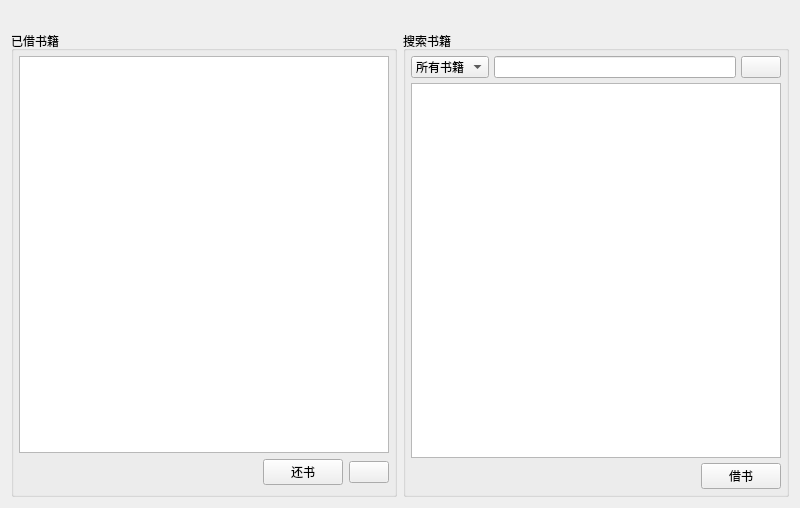
<?xml version="1.0" encoding="UTF-8"?>
<ui version="4.0">
 <class>User</class>
 <widget class="QWidget" name="User">
  <property name="geometry">
   <rect>
    <x>0</x>
    <y>0</y>
    <width>800</width>
    <height>508</height>
   </rect>
  </property>
  <property name="windowTitle">
   <string>LMS</string>
  </property>
  <property name="windowIcon">
   <iconset>
    <normaloff>:/iconwindow.png</normaloff>:/iconwindow.png</iconset>
  </property>
  <property name="autoFillBackground">
   <bool>true</bool>
  </property>
  <layout class="QVBoxLayout" name="verticalLayout_3">
   <item>
    <layout class="QHBoxLayout" name="horizontalLayout_5">
     <item>
      <spacer name="horizontalSpacer_2">
       <property name="orientation">
        <enum>Qt::Horizontal</enum>
       </property>
       <property name="sizeHint" stdset="0">
        <size>
         <width>40</width>
         <height>20</height>
        </size>
       </property>
      </spacer>
     </item>
     <item>
      <layout class="QHBoxLayout" name="horizontalLayout_2"/>
     </item>
    </layout>
   </item>
   <item>
    <layout class="QHBoxLayout" name="horizontalLayout_4" stretch="0,0">
     <item>
      <widget class="QGroupBox" name="groupBox">
       <property name="minimumSize">
        <size>
         <width>200</width>
         <height>0</height>
        </size>
       </property>
       <property name="maximumSize">
        <size>
         <width>16777215</width>
         <height>16777215</height>
        </size>
       </property>
       <property name="title">
        <string>已借书籍</string>
       </property>
       <layout class="QVBoxLayout" name="verticalLayout">
        <property name="leftMargin">
         <number>5</number>
        </property>
        <property name="topMargin">
         <number>5</number>
        </property>
        <property name="rightMargin">
         <number>5</number>
        </property>
        <item>
         <widget class="QTableView" name="tableView_borrowed_books">
          <property name="minimumSize">
           <size>
            <width>0</width>
            <height>0</height>
           </size>
          </property>
          <property name="maximumSize">
           <size>
            <width>16777215</width>
            <height>16777215</height>
           </size>
          </property>
          <property name="selectionMode">
           <enum>QAbstractItemView::SingleSelection</enum>
          </property>
          <property name="selectionBehavior">
           <enum>QAbstractItemView::SelectRows</enum>
          </property>
          <property name="cornerButtonEnabled">
           <bool>false</bool>
          </property>
         </widget>
        </item>
        <item>
         <layout class="QHBoxLayout" name="horizontalLayout">
          <item>
           <spacer name="horizontalSpacer">
            <property name="orientation">
             <enum>Qt::Horizontal</enum>
            </property>
            <property name="sizeHint" stdset="0">
             <size>
              <width>40</width>
              <height>20</height>
             </size>
            </property>
           </spacer>
          </item>
          <item>
           <widget class="QPushButton" name="pushButton_return_book">
            <property name="text">
             <string>还书</string>
            </property>
            <property name="icon">
             <iconset resource="../src.qrc">
              <normaloff>:/images/return.png</normaloff>:/images/return.png</iconset>
            </property>
            <property name="iconSize">
             <size>
              <width>20</width>
              <height>20</height>
             </size>
            </property>
           </widget>
          </item>
          <item>
           <widget class="QPushButton" name="pushButton_refresh">
            <property name="toolTip">
             <string>Refresh</string>
            </property>
            <property name="text">
             <string/>
            </property>
            <property name="icon">
             <iconset resource="../src.qrc">
              <normaloff>:/images/refresh.png</normaloff>:/images/refresh.png</iconset>
            </property>
            <property name="iconSize">
             <size>
              <width>20</width>
              <height>20</height>
             </size>
            </property>
           </widget>
          </item>
         </layout>
        </item>
       </layout>
      </widget>
     </item>
     <item>
      <widget class="QGroupBox" name="groupBox_2">
       <property name="title">
        <string>搜索书籍</string>
       </property>
       <layout class="QVBoxLayout" name="verticalLayout_2">
        <property name="spacing">
         <number>5</number>
        </property>
        <property name="leftMargin">
         <number>5</number>
        </property>
        <property name="topMargin">
         <number>5</number>
        </property>
        <property name="rightMargin">
         <number>5</number>
        </property>
        <property name="bottomMargin">
         <number>5</number>
        </property>
        <item>
         <layout class="QHBoxLayout" name="horizontalLayout_3" stretch="0,1,0">
          <item>
           <widget class="QComboBox" name="comboBox">
            <property name="sizePolicy">
             <sizepolicy hsizetype="Preferred" vsizetype="Preferred">
              <horstretch>0</horstretch>
              <verstretch>0</verstretch>
             </sizepolicy>
            </property>
            <property name="toolTip">
             <string>Search by</string>
            </property>
            <item>
             <property name="text">
              <string>所有书籍</string>
             </property>
            </item>
            <item>
             <property name="text">
              <string>标题</string>
             </property>
            </item>
            <item>
             <property name="text">
              <string>作者</string>
             </property>
            </item>
            <item>
             <property name="text">
              <string>出版社</string>
             </property>
            </item>
            <item>
             <property name="text">
              <string>年份</string>
             </property>
            </item>
            <item>
             <property name="text">
              <string>ISBN</string>
             </property>
            </item>
           </widget>
          </item>
          <item>
           <widget class="QLineEdit" name="lineEdit_search_book">
            <property name="sizePolicy">
             <sizepolicy hsizetype="Preferred" vsizetype="Preferred">
              <horstretch>0</horstretch>
              <verstretch>0</verstretch>
             </sizepolicy>
            </property>
           </widget>
          </item>
          <item>
           <widget class="QPushButton" name="pushButton_search_book">
            <property name="sizePolicy">
             <sizepolicy hsizetype="Preferred" vsizetype="Preferred">
              <horstretch>0</horstretch>
              <verstretch>0</verstretch>
             </sizepolicy>
            </property>
            <property name="toolTip">
             <string>Search</string>
            </property>
            <property name="text">
             <string/>
            </property>
            <property name="icon">
             <iconset resource="../src.qrc">
              <normaloff>:/images/search-icon.png</normaloff>:/images/search-icon.png</iconset>
            </property>
            <property name="iconSize">
             <size>
              <width>24</width>
              <height>24</height>
             </size>
            </property>
           </widget>
          </item>
         </layout>
        </item>
        <item>
         <widget class="QTableView" name="tableView_books">
          <property name="maximumSize">
           <size>
            <width>16777215</width>
            <height>16777215</height>
           </size>
          </property>
         </widget>
        </item>
        <item>
         <layout class="QHBoxLayout" name="horizontalLayout_6" stretch="0,0">
          <item>
           <spacer name="horizontalSpacer_3">
            <property name="orientation">
             <enum>Qt::Horizontal</enum>
            </property>
            <property name="sizeHint" stdset="0">
             <size>
              <width>40</width>
              <height>20</height>
             </size>
            </property>
           </spacer>
          </item>
          <item>
           <widget class="QPushButton" name="pushButton_borrow_book">
            <property name="text">
             <string>借书</string>
            </property>
            <property name="icon">
             <iconset resource="../src.qrc">
              <normaloff>:/images/borrow.png</normaloff>:/images/borrow.png</iconset>
            </property>
            <property name="iconSize">
             <size>
              <width>20</width>
              <height>20</height>
             </size>
            </property>
           </widget>
          </item>
         </layout>
        </item>
       </layout>
      </widget>
     </item>
    </layout>
   </item>
  </layout>
 </widget>
 <resources>
  <include location="../src.qrc"/>
 </resources>
 <connections/>
</ui>
